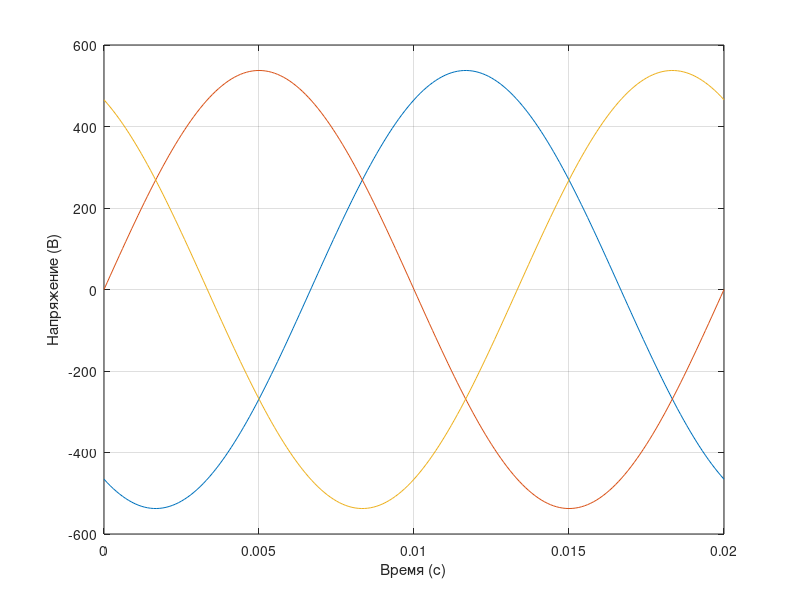
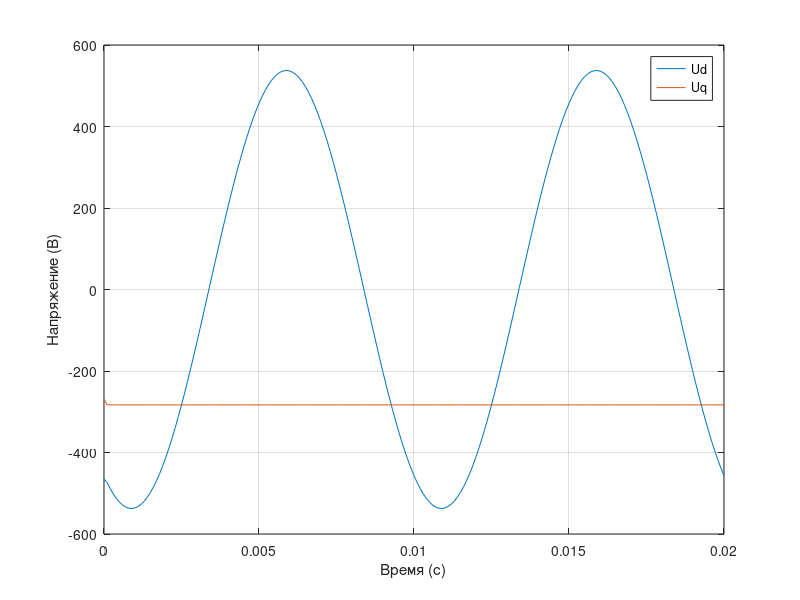

Recreate these plots in MATLAB, in order.
clc; clear all; close all;

T = 0.02; dt = 0.0001; N = T / dt; 

Um = 537.4823; % Амплитуда напряжения
f = 50; % Частота (Гц)
omega = 2 * pi * f; % Угловая частота (рад/с)
phase1 = -2*pi/3;  phase2 = 0;  phase3 = 2*pi/3; % Начальная фаза (рад)

% Инициализация массивов
Ua = zeros(1, N+1); Ub = zeros(1, N+1); Uc = zeros(1, N+1);
t = zeros(1, N+1);

% Начальные условия
Ua(1) = Um * sin(phase1); Ub(1) = Um * sin(phase2); Uc(1) = Um * sin(phase3);
t(1) = 0;

fi(1)  = 0; fi_dt = 360/N;
Ud = zeros(1, N+1); Uq = zeros(1, N+1);
Ud(1) = ((Ub(1)-Uc(1))/sqrt(3))*sin(deg2rad(fi))+Ua(1)*cos(deg2rad(fi));
Uq(1) = ((Ub(1)-Uc(1))/sqrt(3))*cos(deg2rad(fi))+Ua(1)*sin(deg2rad(fi));

for i = 1:N
    fi(i+1) = fi(i) + fi_dt;
    Ud(i+1) = ((Ub(i)-Uc(i))/sqrt(3))*sin(deg2rad(fi(i+1)))+Ua(i)*cos(deg2rad(fi(i+1)));
    Uq(i+1) = ((Ub(i)-Uc(i))/sqrt(3))*cos(deg2rad(fi(i+1)))+Ua(i)*sin(deg2rad(fi(i+1)));

    t(i+1) = t(i) + dt;
    Ua(i+1) = Um * sin(omega * t(i+1) + phase1);
    Ub(i+1) = Um * sin(omega * t(i+1) + phase2);
    Uc(i+1) = Um * sin(omega * t(i+1) + phase3);
end

figure
plot(t, Ua, t, Ub, t, Uc);
xlabel('Время (с)'); ylabel('Напряжение (В)');
grid on;

figure
plot(t, Ud, t, Uq);
xlabel('Время (с)'); ylabel('Напряжение (В)');
legend('Ud', 'Uq');
grid on;

% ekg;hlwHGK;LHGKE;HLRGRJ;;;;ELHRJ;;;;;;;;;;;;;;;;;;;;;;;;;;;;;;;EERLJH